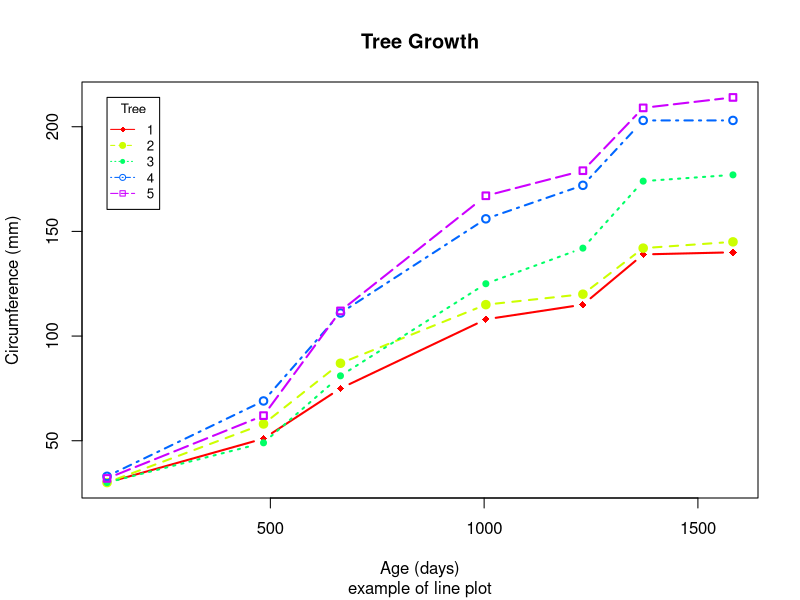

The R script that drew this image:
Orange$Tree <- as.numeric(Orange$Tree)
ntrees <- max(Orange$Tree)

xrange <- range(Orange$age)
yrange <- range(Orange$circumference)

plot(xrange, yrange,
    type="n",
    xlab="Age (days)",
    ylab="Circumference (mm)"
    )

colors <- rainbow(ntrees)
linetype <- c(1:ntrees)
plotchar <- seq(18, 18+ntrees, 1)

for (i in 1:ntrees) {
    tree <- subset(Orange, Tree==i)
    lines(tree$age, tree$circumference,
        type="b",
        lwd=2,
        lty=linetype[i],
        col=colors[i],
        pch=plotchar[i]
    )
}

title("Tree Growth", "example of line plot")

legend(xrange[1], yrange[2],
    1:ntrees,
    cex=0.8,
    col=colors,
    pch=plotchar,
    lty=linetype,
    title="Tree"
)


